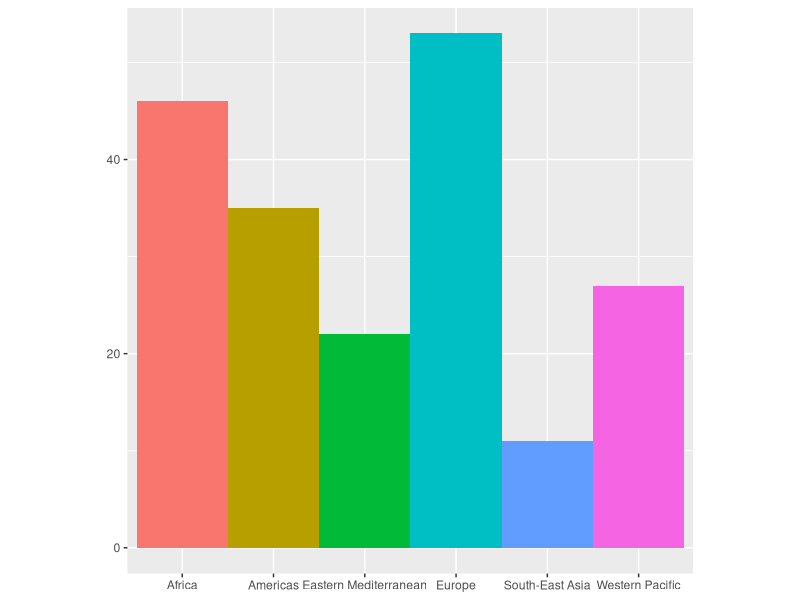
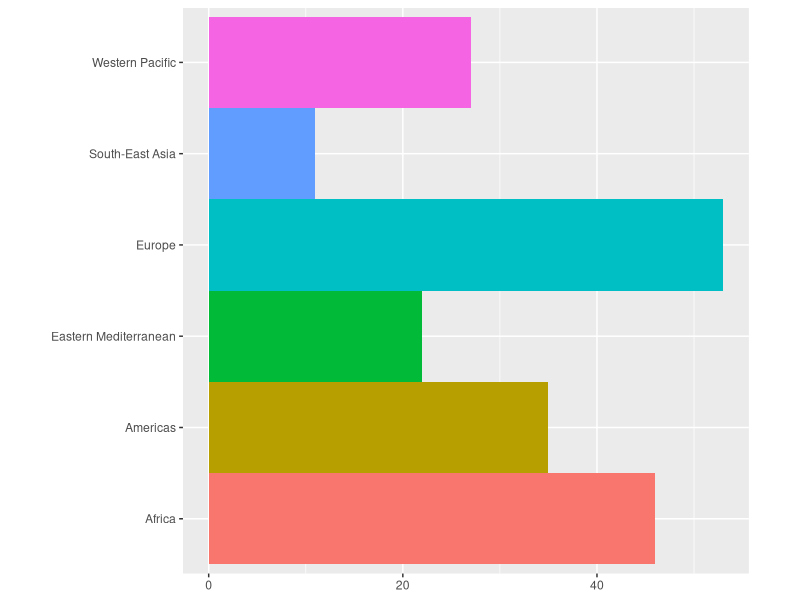
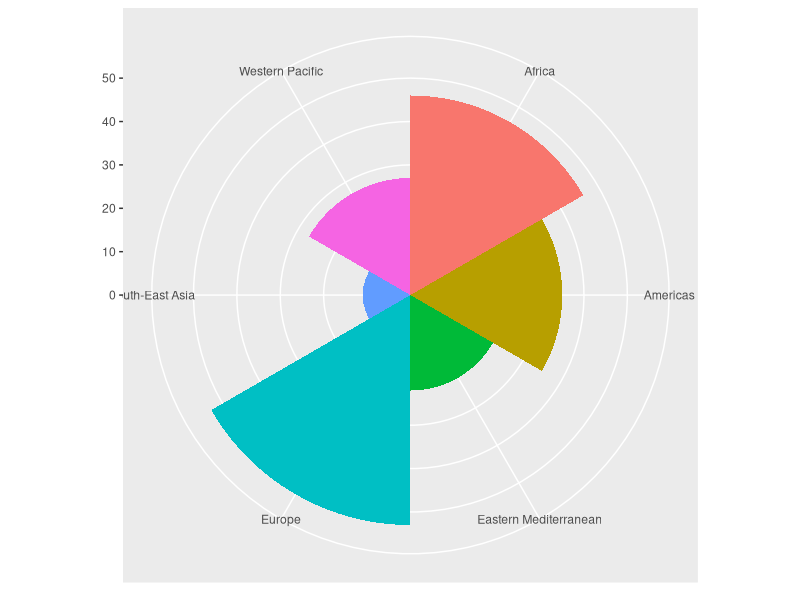
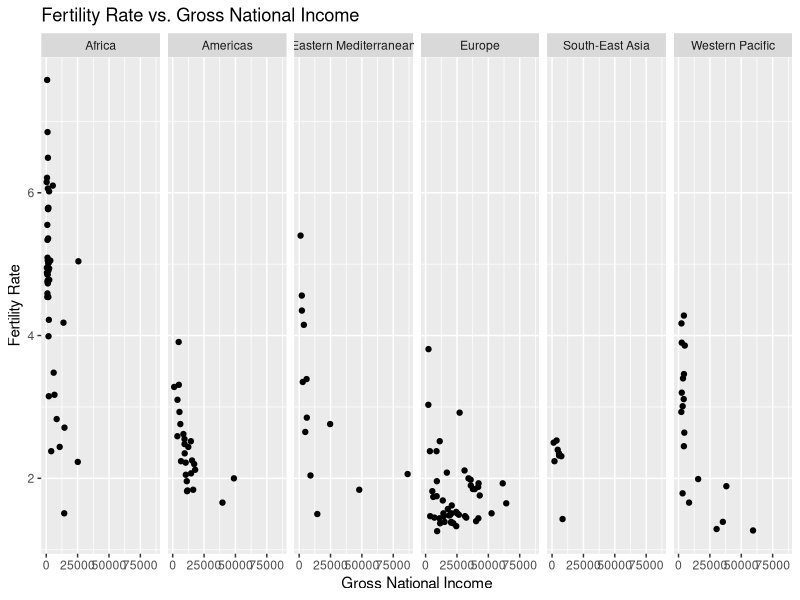
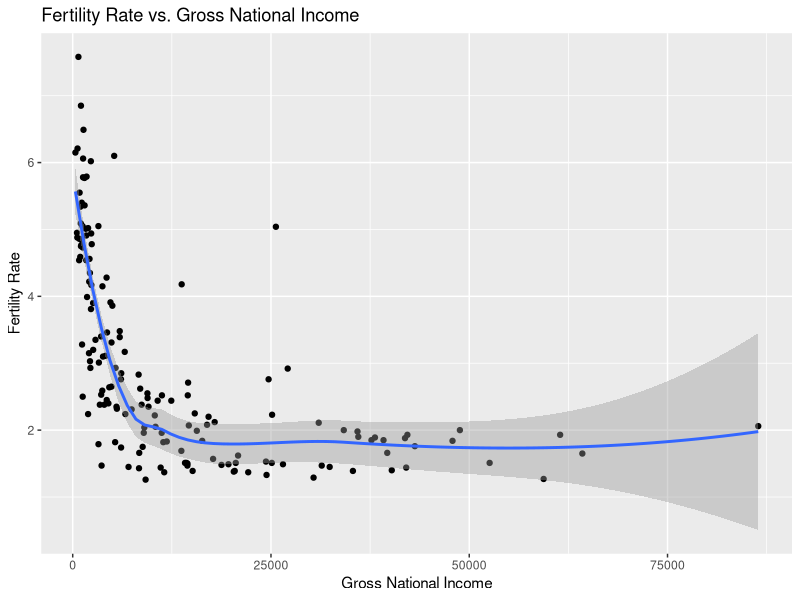
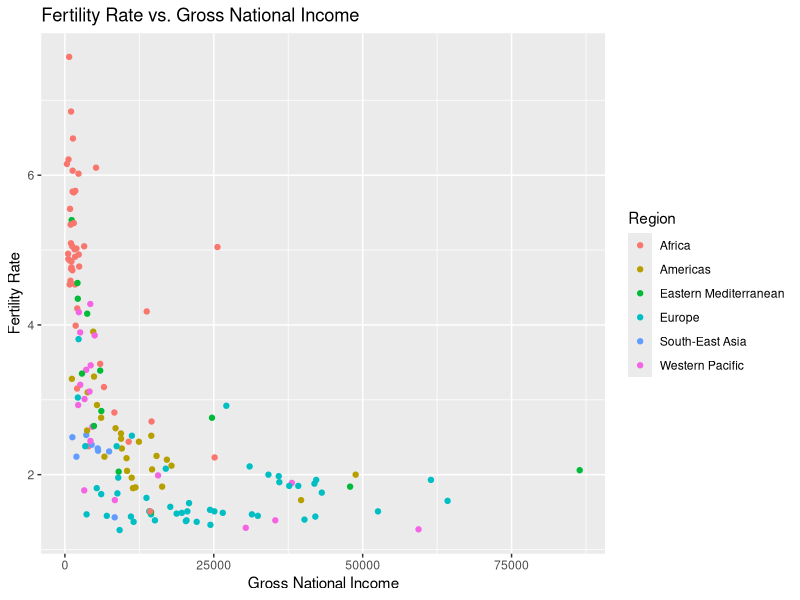
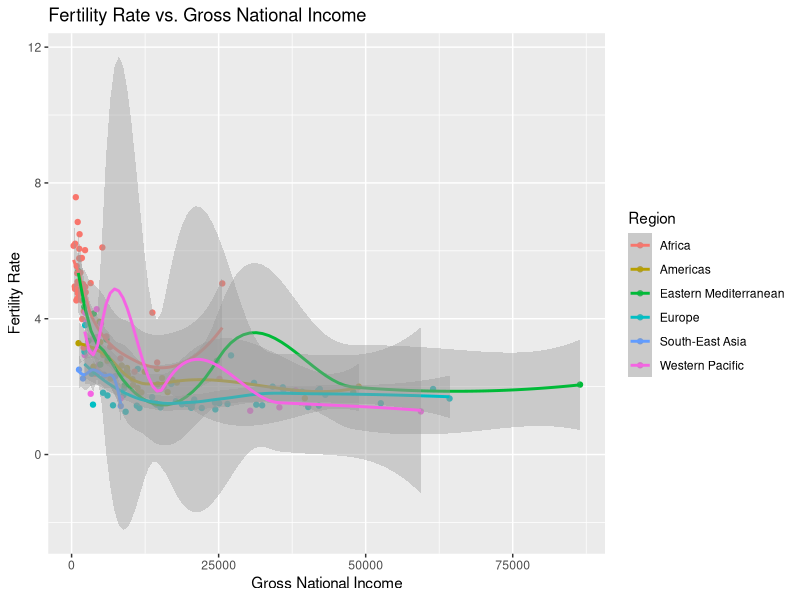
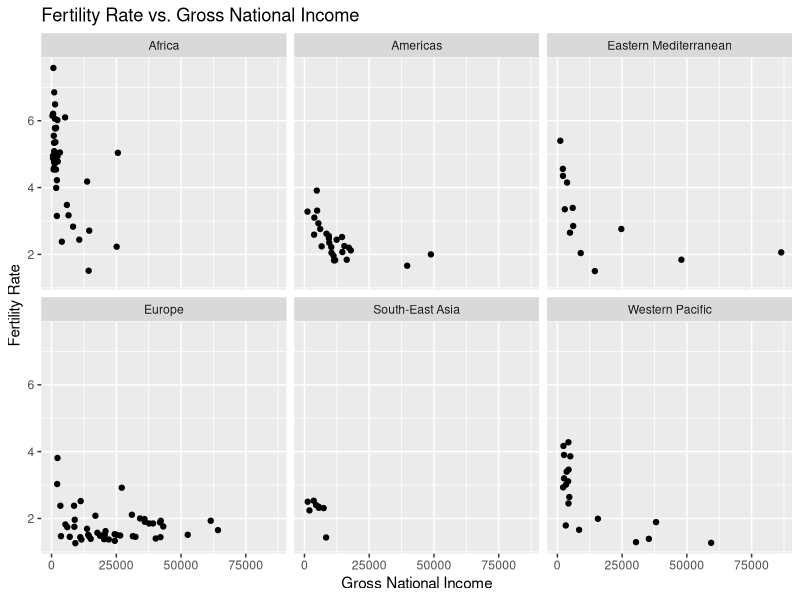

The R script that drew these images, in order:
## ---- chunk 1
#install.packages("ggplot2")
## ---- chunk 2
library(ggplot2)
WHO <- read.csv("WHO.csv")
str(WHO)
which(WHO$Country == "Singapore")
WHO[155,]
summary(WHO$Over60)
summary(WHO$Under15)
## ---- chunk 3
bar <- ggplot(WHO) + geom_bar(mapping = aes(x = Region, fill = Region), show.legend = FALSE, width = 1) +  theme(aspect.ratio = 1) + labs(x = NULL, y = NULL)
bar

bar + coord_flip() # flip x and y
bar + coord_polar() # polar chart for bar charts. ie. radial chart

## ---- chunk 4
# 1. GNI vs Fertility rate
a <- ggplot(WHO, aes(x = GNI, y = FertilityRate))

a + geom_point(na.rm = TRUE) + facet_grid(.~Region) + ggtitle("Fertility Rate vs. Gross National Income") + xlab("Gross National Income") + ylab("Fertility Rate")
 #facet_grid will give different panels of plots (instead of one combined plot), plots separated based on the region
 
a + geom_point(na.rm = TRUE) + geom_smooth(na.rm = TRUE) + ggtitle("Fertility Rate vs. Gross National Income") + xlab("Gross National Income") + ylab("Fertility Rate")

# color by region
acol <- ggplot(WHO, aes(x = GNI, y = FertilityRate, color = Region))

acol + geom_point(na.rm = TRUE) + ggtitle("Fertility Rate vs. Gross National Income") + xlab("Gross National Income") + ylab("Fertility Rate")

# add geom_smooth
acol + geom_point(na.rm = TRUE) + geom_smooth(na.rm = TRUE) + ggtitle("Fertility Rate vs. Gross National Income") + xlab("Gross National Income") + ylab("Fertility Rate")

# multiple panels of plots, split by Region column
a + geom_point(na.rm = TRUE) + facet_wrap(~Region, nrow = 2) + ggtitle("Fertility Rate vs. Gross National Income") + xlab("Gross National Income") + ylab("Fertility Rate")



# 2. GNI vs Literacy rate
b <- ggplot(WHO, aes(x = GNI, y = LiteracyRate, color = Region)) + ggtitle("Literacy Rate vs. Gross National Income") + xlab("Gross National Income") + ylab("Fertility Rate")

b + geom_point(na.rm = TRUE)

subset(WHO, GNI > 75000)

# filter out a selected part of the original dataset
WHOL <- subset(WHO, LiteracyRate > 90)

c <- ggplot(WHOL, aes(x = GNI, y = LiteracyRate, color = Region))

c + geom_point(na.rm = TRUE) + ggtitle("Literacy Rate vs. Gross National Income (top 90 percent literacy)") + xlab("Gross National Income") + ylab("Fertility Rate")



# 3. GNI vs Life expectancy
d <- ggplot(WHO, aes(x = GNI, y = LifeExpectancy, color = Region))

d + geom_point(na.rm = TRUE) + ggtitle("Literacy Rate vs. Gross National Income") + xlab("Gross National Income") + ylab("Life Expectancy")

ggplot(WHO, aes(x = GNI, y = LifeExpectancy)) + geom_point(na.rm = TRUE) + facet_wrap(~Region, nrow = 2) + ggtitle("Literacy Rate vs. Gross National Income") + xlab("Gross National Income") + ylab("Life Expectancy")
